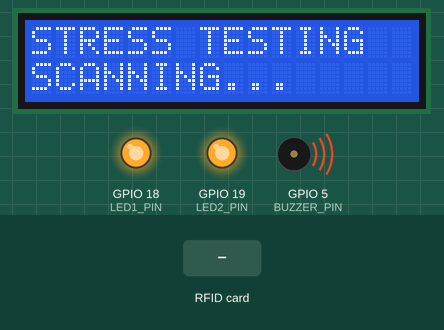
This sketch was run on a simulated ESP32. Shown: 16×2 character LCD, output pins drawn as LEDs (lit = HIGH), buzzer (waves = sounding, pin HIGH). The test bench sets the inputs (shaded band).

Above: at 1.2 s.
1.3 s: RFID card 12 34 56 78 held to the reader
At 1.32 s:
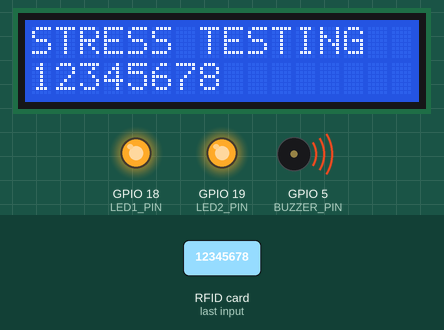
2.8 s: RFID card 5E 7A 19 C4 held to the reader
At 2.83 s:
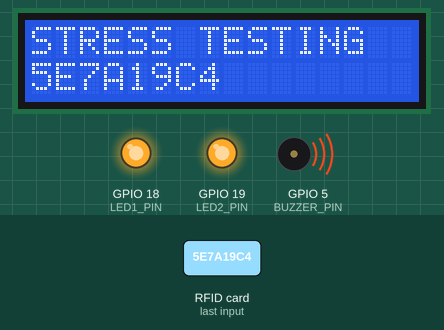
Timing chart, 0 to 5.8 s (numbered marks = the images above; inputs shaded):
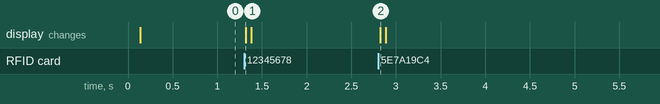

The sketch:

max_current_test.ino
```cpp
#include <WiFi.h>
#include <WiFiUdp.h>
#include <Wire.h>
#include <LiquidCrystal_I2C.h>
#include <Adafruit_PN532.h>

// --- Pin Definitions (UPDATE THESE TO MATCH YOURS) ---
#define SDA_PIN 21
#define SCL_PIN 22
#define BUZZER_PIN 5
#define LED1_PIN 18
#define LED2_PIN 19

LiquidCrystal_I2C lcd(0x27, 16, 2);
#define PN532_IRQ   2
#define PN532_RESET 3
Adafruit_PN532 nfc(PN532_IRQ, PN532_RESET);

WiFiUDP udp;
const char* dummyData = "MAX_POWER_TRANSMISSION_STRESS_TEST_DATA_PACKET_";

void setup() {
  Serial.begin(115200);

  // 1. Actuators ON
  pinMode(BUZZER_PIN, OUTPUT);
  pinMode(LED1_PIN, OUTPUT);
  pinMode(LED2_PIN, OUTPUT);
  digitalWrite(BUZZER_PIN, HIGH);
  digitalWrite(LED1_PIN, HIGH);
  digitalWrite(LED2_PIN, HIGH);

  // 2. I2C & LCD
  Wire.begin(SDA_PIN, SCL_PIN);
  lcd.init();
  lcd.backlight();
  lcd.setCursor(0, 0);
  lcd.print("STRESS TESTING");

  // 3. Setup PN532
  nfc.begin();
  nfc.SAMConfig();

  // 4. Force Max Power WiFi Transmission
  WiFi.mode(WIFI_AP);
  WiFi.softAP("ESP32_STRESS_TEST", "12345678");
  WiFi.setTxPower(WIFI_POWER_19_5dBm); // Hard-lock the amplifier to max power
  udp.begin(1234);
}

void loop() {
  // 1. Keep Actuators Pinned
  digitalWrite(BUZZER_PIN, HIGH);
  digitalWrite(LED1_PIN, HIGH);
  digitalWrite(LED2_PIN, HIGH);

  // 2. Poll NFC (50ms timeout)
  uint8_t success;
  uint8_t uid[] = { 0, 0, 0, 0, 0, 0, 0 };
  uint8_t uidLength;
  success = nfc.readPassiveTargetID(PN532_MIFARE_ISO14443A, uid, &uidLength, 50);

  if (success) {
    lcd.setCursor(0, 1);
    for (uint8_t i = 0; i < uidLength; i++) {
      if (uid[i] <= 0x0F) {
        lcd.print("0");
      }
      lcd.print(uid[i], HEX);
    }
    lcd.print("      ");
  } else {
    lcd.setCursor(0, 1);
    lcd.print("SCANNING...     ");
  }

  // 3. Flood the network with massive UDP packets constantly
  udp.beginPacket("255.255.255.255", 1234); // Broadcast to everything
  for(int i = 0; i < 20; i++){
      udp.print(dummyData); // Stuff the packet full of bytes
  }
  udp.endPacket(); // This forces the radio to physically transmit
}
```

Measured:
- after the input at 1.3 s, the display: changes at once (image 1)
- after the input at 2.8 s, the display: changes at once (image 2)
